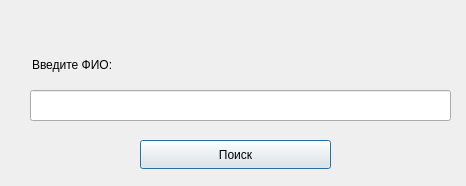
<?xml version="1.0" encoding="UTF-8"?>
<ui version="4.0">
 <class>button</class>
 <widget class="QDialog" name="button">
  <property name="geometry">
   <rect>
    <x>0</x>
    <y>0</y>
    <width>466</width>
    <height>186</height>
   </rect>
  </property>
  <property name="windowTitle">
   <string>Dialog</string>
  </property>
  <widget class="QLabel" name="label">
   <property name="geometry">
    <rect>
     <x>32</x>
     <y>49</y>
     <width>321</width>
     <height>31</height>
    </rect>
   </property>
   <property name="text">
    <string>Введите ФИО:</string>
   </property>
  </widget>
  <widget class="QLineEdit" name="lineEdit">
   <property name="geometry">
    <rect>
     <x>30</x>
     <y>90</y>
     <width>421</width>
     <height>31</height>
    </rect>
   </property>
   <property name="font">
    <font>
     <pointsize>11</pointsize>
    </font>
   </property>
  </widget>
  <widget class="QPushButton" name="pushButton">
   <property name="geometry">
    <rect>
     <x>140</x>
     <y>140</y>
     <width>191</width>
     <height>29</height>
    </rect>
   </property>
   <property name="text">
    <string>Поиск</string>
   </property>
  </widget>
 </widget>
 <resources/>
 <connections/>
</ui>
